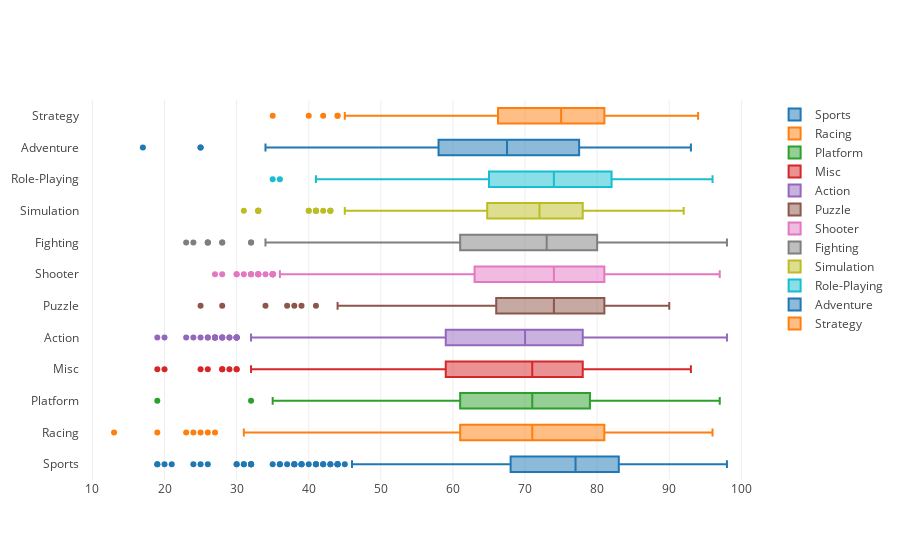

This figure's notebook cell:
### Code cell
data = []
for genre in df['Genre'].unique():
    data.append(go.Box(x = df[df['Genre'] == genre]['Critic_Score'], name = genre ))
iplot(data)

### Figure 1 — Plotly figure (JSON) as saved in the notebook; plotly's stock layout.template omitted (floating-point values rounded to 4 significant figures; data arrays with more than 128 entries replaced by an {"elided": "..."} marker saying what was removed)
{"data": [{"name": "Sports", "type": "box", "x": {"elided": "943 int values"}}, {"name": "Racing", "type": "box", "x": {"elided": "581 int values"}}, {"name": "Platform", "type": "box", "x": {"elided": "403 int values"}}, {"name": "Misc", "type": "box", "x": {"elided": "384 int values"}}, {"name": "Action", "type": "box", "x": {"elided": "1630 int values"}}, {"name": "Puzzle", "type": "box", "x": [77, 85, 84, 86, 79, 83, 79, 83, 79, 84, 44, 71, 87, 81, 87, 63, 60, 85, 81, 76, 81, 76, 79, 81, 58, 86, 82, 72, 66, 72, 75, 67, 86, 83, 83, 72, 86, 79, 74, 74, 82, 86, 73, 49, 71, 75, 71, 73, 88, 47, 63, 74, 74, 73, 77, 75, 75, 39, 70, 83, 68, 64, 69, 41, 60, 78, 79, 69, 84, 74, 55, 75, 64, 71, 68, 25, 28, 72, 71, 79, 67, 82, 70, 77, 82, 45, 56, 59, 83, 78, 73, 58, 70, 61, 74, 72, 78, 69, 75, 74, 38, 34, 74, 50, 37, 90, 55, 62, 88, 45, 67, 62, 70, 84, 76, 75, 70, 64]}, {"name": "Shooter", "type": "box", "x": {"elided": "864 int values"}}, {"name": "Fighting", "type": "box", "x": {"elided": "378 int values"}}, {"name": "Simulation", "type": "box", "x": {"elided": "297 int values"}}, {"name": "Role-Playing", "type": "box", "x": {"elided": "712 int values"}}, {"name": "Adventure", "type": "box", "x": {"elided": "248 int values"}}, {"name": "Strategy", "type": "box", "x": {"elided": "267 int values"}}], "layout": {}}
